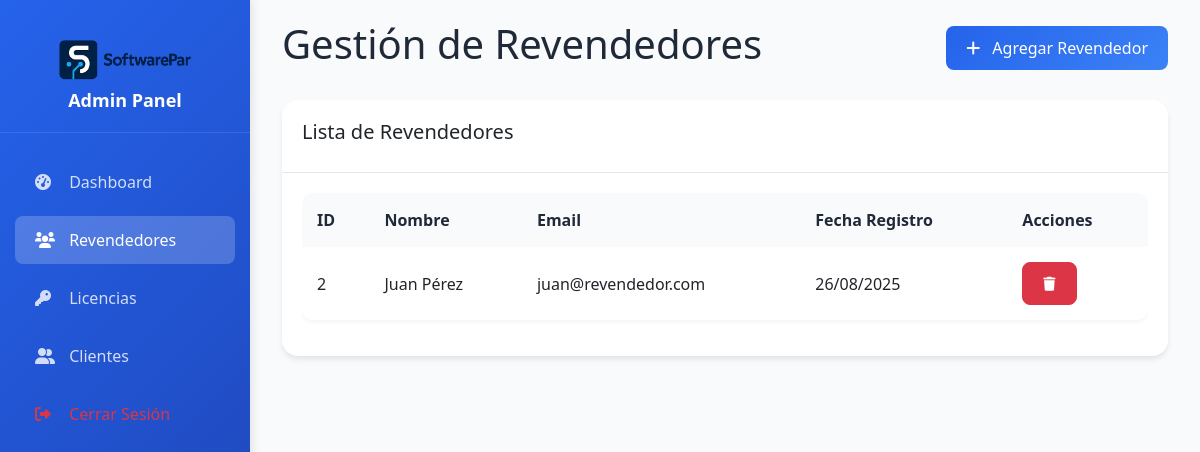
The app's page /admin/revendedores.php (signed in) with its own data.
### tables this page shows
CREATE TABLE usuarios (
    id INT AUTO_INCREMENT PRIMARY KEY,
    nombre VARCHAR(100) NOT NULL,
    email VARCHAR(100) UNIQUE NOT NULL,
    password VARCHAR(255) NOT NULL,
    rol ENUM('admin', 'revendedor') NOT NULL DEFAULT 'revendedor',
    fecha_registro TIMESTAMP DEFAULT CURRENT_TIMESTAMP,
    fecha_actualizacion TIMESTAMP DEFAULT CURRENT_TIMESTAMP ON UPDATE CURRENT_TIMESTAMP
);

### admin/revendedores.php (the view, shortened to what this page needs)
<?php
require_once '../config/database.php';
$stmt = $pdo->prepare("SELECT id, nombre, email, fecha_registro FROM usuarios WHERE rol = 'revendedor' ORDER BY fecha_registro DESC");
$stmt->execute();
$revendedores = $stmt->fetchAll(PDO::FETCH_ASSOC);
?>
<!DOCTYPE html>
<html lang="es">
<head>
    <link href="https://cdn.jsdelivr.net/npm/bootstrap@5.3.0/dist/css/bootstrap.min.css" rel="stylesheet">
    <link href="https://cdnjs.cloudflare.com/ajax/libs/font-awesome/6.0.0/css/all.min.css" rel="stylesheet">
    <link href="../assets/css/admin.css" rel="stylesheet">
</head>
<body>
    <div class="wrapper">
        <nav id="sidebar" class="sidebar">
            <div class="sidebar-header">
                <img src="../assets/logo.png" alt="SoftwarePar" class="logo">
                <h4>Admin Panel</h4>
            </div>
            <ul class="nav nav-pills flex-column">
                <li class="nav-item">
                    <a class="nav-link" href="dashboard.php">
                        <i class="fas fa-tachometer-alt"></i> Dashboard
                    </a>
                </li>
                <li class="nav-item">
                    <a class="nav-link active" href="revendedores.php">
                        <i class="fas fa-users"></i> Revendedores
                    </a>
                </li>
                <li class="nav-item">
                    <a class="nav-link" href="licencias.php">
                        <i class="fas fa-key"></i> Licencias
                    </a>
                </li>
                <li class="nav-item">
                    <a class="nav-link" href="clientes.php">
                        <i class="fas fa-user-friends"></i> Clientes
                    </a>
                </li>
                <li class="nav-item">
                    <a class="nav-link text-danger" href="logout.php">
                        <i class="fas fa-sign-out-alt"></i> Cerrar Sesión
                    </a>
                </li>
            </ul>
        </nav>
        <div id="content" class="content">
            <div class="container-fluid">
                <div class="row">
                    <div class="col-12">
                        <div class="d-flex justify-content-between align-items-center mb-4">
                            <h1>Gestión de Revendedores</h1>
                            <button class="btn btn-primary" data-bs-toggle="modal" data-bs-target="#addRevendedorModal">
                                <i class="fas fa-plus me-2"></i>
                                Agregar Revendedor
                            </button>
                        </div>
                    </div>
                </div>
                <div class="card">
                    <div class="card-header">
                        <h5>Lista de Revendedores</h5>
                    </div>
                    <div class="card-body">
                        <div class="table-responsive">
                            <table class="table">
                                <thead>
                                    <tr>
                                        <th>ID</th>
                                        <th>Nombre</th>
                                        <th>Email</th>
                                        <th>Fecha Registro</th>
                                        <th>Acciones</th>
                                    </tr>
                                </thead>
                                <tbody>
                                    <?php foreach ($revendedores as $revendedor): ?>
                                        <tr>
                                            <td><?php echo $revendedor['id']; ?></td>
                                            <td><?php echo htmlspecialchars($revendedor['nombre']); ?></td>
                                            <td><?php echo htmlspecialchars($revendedor['email']); ?></td>
                                            <td><?php echo date('d/m/Y', strtotime($revendedor['fecha_registro'])); ?></td>
                                            <td>
                                                <button class="btn btn-sm btn-danger" onclick="deleteRevendedor(<?php echo $revendedor['id']; ?>)">
                                                    <i class="fas fa-trash"></i>
                                                </button>
                                            </td>
                                        </tr>
                                    <?php endforeach; ?>
                                </tbody>
                            </table>
                        </div>
                    </div>
                </div>
            </div>
        </div>
    </div>
</body>
</html>

### assets/css/admin.css (style rules this page uses)
:root { --primary-color: #2563eb; --secondary-color: #1e40af; --accent-color: #3b82f6; --text-primary: #1f2937; --text-secondary: #6b7280; --bg-light: #f8fafc; --bg-white: #ffffff; --border-color: #e5e7eb; --sidebar-width: 250px; }
* { margin: 0; padding: 0; box-sizing: border-box; }
body { font-family: 'Segoe UI', Tahoma, Geneva, Verdana, sans-serif; background-color: var(--bg-light); color: var(--text-primary); }
.wrapper { display: flex; min-height: 100vh; }
.sidebar { width: var(--sidebar-width); background: linear-gradient(135deg, var(--primary-color) 0%, var(--secondary-color) 100%); color: white; padding: 20px 0; box-shadow: 2px 0 10px rgba(0, 0, 0, 0.1); position: fixed; height: 100vh; z-index: 1000; }
.sidebar-header { text-align: center; padding: 20px; border-bottom: 1px solid rgba(255, 255, 255, 0.1); margin-bottom: 20px; }
.sidebar-header .logo { height: 40px; width: auto; margin-bottom: 10px; }
.sidebar-header h4 { font-size: 18px; font-weight: 600; margin: 0; }
.sidebar .nav-pills .nav-link { color: rgba(255, 255, 255, 0.8); border-radius: 8px; margin: 5px 15px; padding: 12px 20px; transition: all 0.3s ease; border: none; }
.sidebar .nav-pills .nav-link.active { background: rgba(255, 255, 255, 0.2); color: white; }
.sidebar .nav-pills .nav-link i { width: 20px; margin-right: 10px; }
.content { flex: 1; margin-left: var(--sidebar-width); padding: 20px; background-color: var(--bg-light); min-height: 100vh; }
.card { border: none; border-radius: 16px; box-shadow: 0 4px 6px -1px rgba(0, 0, 0, 0.1); margin-bottom: 20px; }
.card-header { background: var(--bg-white); border-bottom: 1px solid var(--border-color); border-radius: 16px 16px 0 0 !important; padding: 20px; font-weight: 600; }
.card-body { padding: 20px; }
.btn { border-radius: 8px; padding: 10px 20px; font-weight: 500; transition: all 0.3s ease; }
.btn-primary { background: linear-gradient(135deg, var(--primary-color), var(--accent-color)); border: none; }
.table { background: white; border-radius: 12px; overflow: hidden; box-shadow: 0 2px 4px rgba(0, 0, 0, 0.05); }
.table th { background: var(--bg-light); border: none; padding: 15px; font-weight: 600; color: var(--text-primary); }
.table td { border: none; padding: 15px; vertical-align: middle; }

### records on screen
usuarios: id "2", nombre "Juan Pérez", email "juan@revendedor.com", fecha_registro "26/08/2025"
